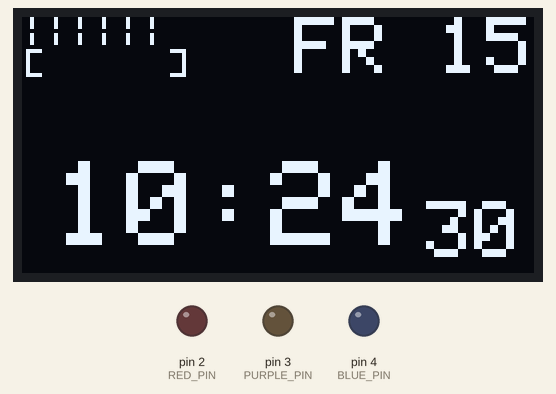
Recording of a sketch running on a simulated Arduino Uno, built with avr-gcc and run on an emulated ATmega328P. On the bench: 128×64 one-colour display, output pins drawn as LEDs (lit = HIGH). The local clock reads 2024-03-15 10:24:30 at power-on unless the sketch sets it.

Above: at 0.1 s.
At 5.4 s:
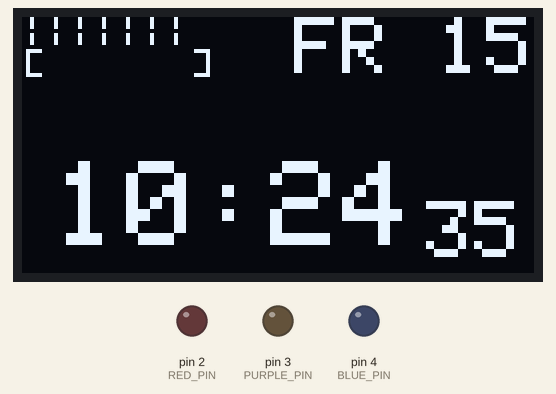
At 10.1 s:
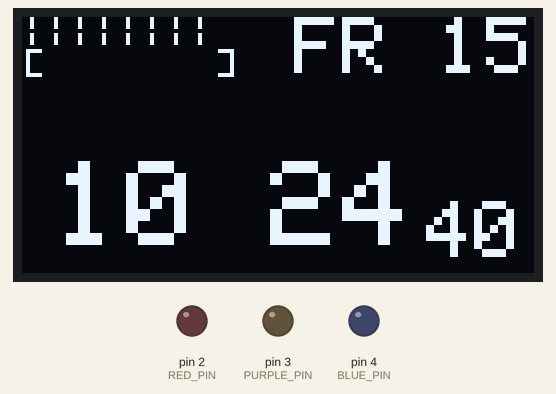
At 20.2 s:
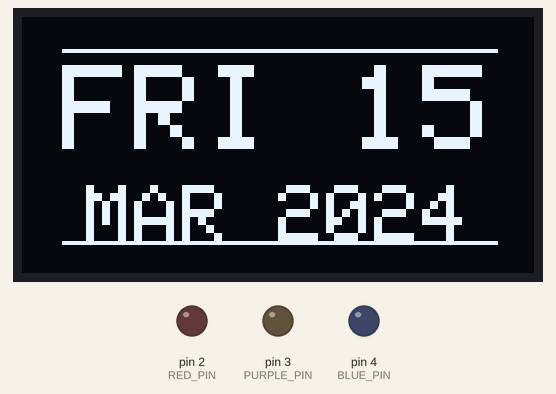
At 30.2 s:
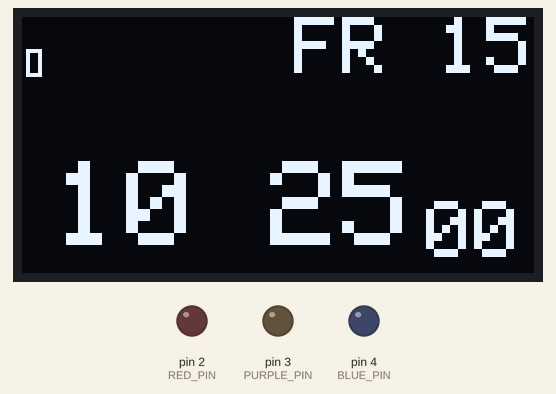
At 38.5 s:
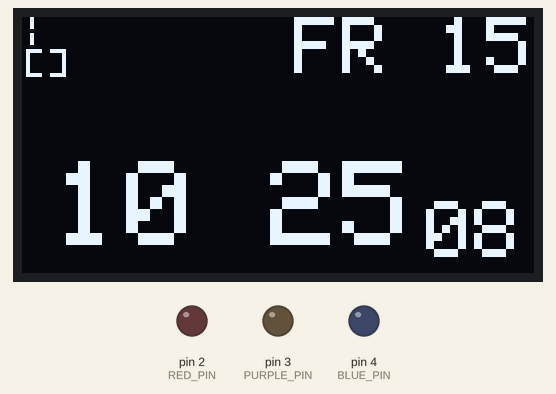

Measured:
- what the display in image 0 shows lasts 0.5 s, from 0.1 s to 0.6 s
- what the display in image 3 shows lasts 5.1 s, from 20.1 s to 25.2 s

The sketch:

sketch_sep10a.ino
```cpp
#include <Wire.h>
#include <Adafruit_GFX.h>
#include <Adafruit_SSD1306.h>
#include <RTClib.h>

// OLED setup
#define SCREEN_WIDTH 128
#define SCREEN_HEIGHT 64
Adafruit_SSD1306 display(SCREEN_WIDTH, SCREEN_HEIGHT, &Wire, -1);

// RTC
RTC_DS3231 rtc;

// RGB LED pins (if you want to add later)
#define RED_PIN   2
#define PURPLE_PIN 3
#define BLUE_PIN  4

// Colon blink
bool showColon = true;
unsigned long lastBlink = 0;
const long blinkInterval = 500; // ms

// Slide control
int currentSlide = 1;
unsigned long slideStart = 0;
const unsigned long slide1Duration = 20000; // 20s
const unsigned long slide2Duration = 5000;  // 5s

String dayToString(uint8_t day) {
  switch (day) {
    case 0: return "SUN"; case 1: return "MON"; case 2: return "TUE";
    case 3: return "WED"; case 4: return "THU"; case 5: return "FRI";
    case 6: return "SAT"; default: return "UNK";
  }
}

String monthToString(uint8_t month) {
  switch (month) {
    case 1: return "JAN"; case 2: return "FEB"; case 3: return "MAR";
    case 4: return "APR"; case 5: return "MAY"; case 6: return "JUN";
    case 7: return "JUL"; case 8: return "AUG"; case 9: return "SEP";
    case 10: return "OCT"; case 11: return "NOV"; case 12: return "DEC";
    default: return "UNK";
  }
}

// RGB LED functions (for future use)
void setColor(int r, int g, int b) {
  analogWrite(RED_PIN, r);
  analogWrite(PURPLE_PIN, g);
  analogWrite(BLUE_PIN, b);
}

void flashColor(int r, int g, int b, int duration = 300) {
  setColor(r, g, b);
  delay(duration);
  setColor(0, 0, 0);
}

void setup() {
  Serial.begin(9600);

  if (!display.begin(SSD1306_SWITCHCAPVCC, 0x3C)) {
    Serial.println(F("SSD1306 allocation failed"));
    for (;;);
  }
  display.clearDisplay();
  display.display();

  if (!rtc.begin()) {
    Serial.println("Couldn't find RTC");
    while (1);
  }

  if (rtc.lostPower()) {
    Serial.println("RTC lost power, setting time!");
    rtc.adjust(DateTime(F(__DATE__), F(__TIME__)));
  }

  // Initialize RGB pins (comment out if not using LED yet)

  pinMode(RED_PIN, OUTPUT);
  pinMode(PURPLE_PIN, OUTPUT);
  pinMode(BLUE_PIN, OUTPUT);
  setColor(0, 0, 0);


  slideStart = millis();
}

void loop() {
  DateTime now = rtc.now();

  // Blink colon
  if (millis() - lastBlink >= blinkInterval) {
    lastBlink = millis();
    showColon = !showColon;
  }

  // Slide timer with LED flash on transitions
  unsigned long elapsed = millis() - slideStart;
  if (currentSlide == 1 && elapsed > slide1Duration) {
    currentSlide = 2;
    slideStart = millis();
    // flashColor(0, 0, 255); // blue flash for date slide (uncomment when LED ready)
  } else if (currentSlide == 2 && elapsed > slide2Duration) {
    currentSlide = 1;
    slideStart = millis();
    // flashColor(255, 255, 255); // white flash back to time (uncomment when LED ready)
  }

  // Clear display
  display.clearDisplay();
  display.setTextColor(SSD1306_WHITE);

  if (currentSlide == 1) {
    // --- SLIDE 1: TIME (bottom aligned) ---

    // Progress bar (top-left, more visual)
    display.setTextSize(1);
    int bars = map(now.second(), 0, 59, 0, 12); // 0–12 bars for better resolution
    display.setCursor(0, 0);
    for (int i = 0; i < bars; i++) display.print("|");

    // Add bracket around progress for style
    display.setCursor(0, 8);
    display.print("[");
    display.setCursor(bars * 6, 8); // approximate character width
    display.print("]");

    // Date (top-right corner: "TH 11") - clean and visible
    display.setTextSize(2);
    String shortDate = dayToString(now.dayOfTheWeek()).substring(0, 2) + " " + String(now.day());
    int16_t x1, y1; uint16_t w, h;
    display.getTextBounds(shortDate, 0, 0, &x1, &y1, &w, &h);
    display.setCursor(SCREEN_WIDTH - w, 0);
    display.print(shortDate);

    // Big time (keep size 3 to ensure colon visibility)
    char timeBuffer[6];
    snprintf(timeBuffer, sizeof(timeBuffer), "%02d%c%02d",
             now.hour(), showColon ? ':' : ' ', now.minute());

    char secBuffer[3];
    snprintf(secBuffer, sizeof(secBuffer), "%02d", now.second());

    display.setTextSize(3);
    display.getTextBounds(timeBuffer, 0, 0, &x1, &y1, &w, &h);
    int xMain = (SCREEN_WIDTH - (w + 22)) / 2; // slightly more space for seconds
    int yMain = SCREEN_HEIGHT - h - 4; // bottom aligned
    display.setCursor(xMain, yMain);
    display.print(timeBuffer);

    // Seconds (well positioned)
    display.setTextSize(2);
    int xSec = xMain + w + 3;
    int ySec = yMain + 10; // better vertical alignment
    display.setCursor(xSec, ySec);
    display.print(secBuffer);

  } else if (currentSlide == 2) {
    // --- SLIDE 2: DATE (centered and attractive) ---
    display.setTextSize(3);
    String topDate = dayToString(now.dayOfTheWeek()) + " " + String(now.day());
    int16_t x1, y1; uint16_t w, h;
    display.getTextBounds(topDate, 0, 0, &x1, &y1, &w, &h);
    display.setCursor((SCREEN_WIDTH - w) / 2, 12);
    display.print(topDate);

    display.setTextSize(2);
    String bottomDate = monthToString(now.month()) + " " + String(now.year());
    display.getTextBounds(bottomDate, 0, 0, &x1, &y1, &w, &h);
    display.setCursor((SCREEN_WIDTH - w) / 2, 42);
    display.print(bottomDate);

    // Add decorative lines above and below
    display.drawLine(10, 8, SCREEN_WIDTH-10, 8, SSD1306_WHITE);
    display.drawLine(10, SCREEN_HEIGHT-8, SCREEN_WIDTH-10, SCREEN_HEIGHT-8, SSD1306_WHITE);
  }

  display.display();
  delay(100);
}
```
